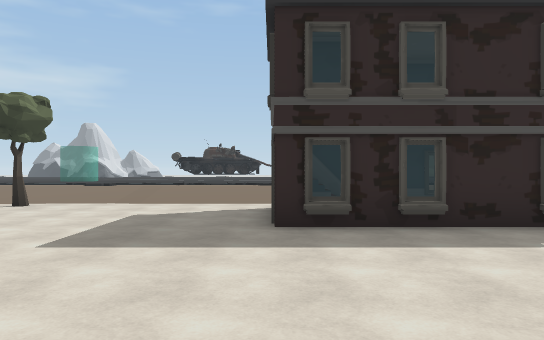
view 1 (above)

24 first-person views from a walk through a scene from a Unity 3-D project. The camera is 1.5 m above the floor, looks level and sees 70° across. The floor is counted in squares, 2 m on a side. Each view is taken from the middle of a square. On the plan, view 1 faces up. The plan holds only what a view shows up to about 12 squares ahead; the rest is blank. The place goes on beyond the plan. The player character is not drawn. Some animated figures are not drawn.

view 2
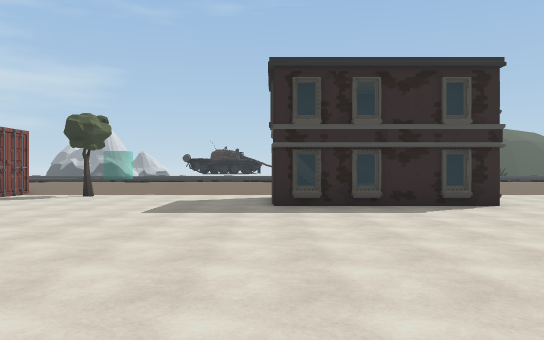

view 3
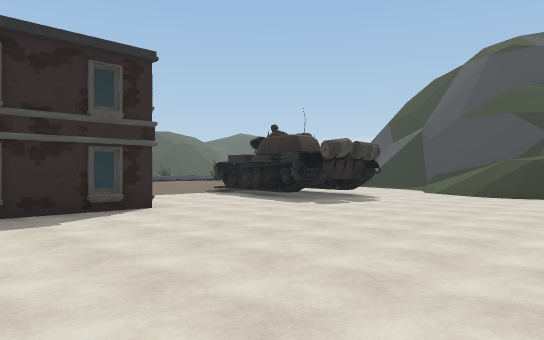

view 4
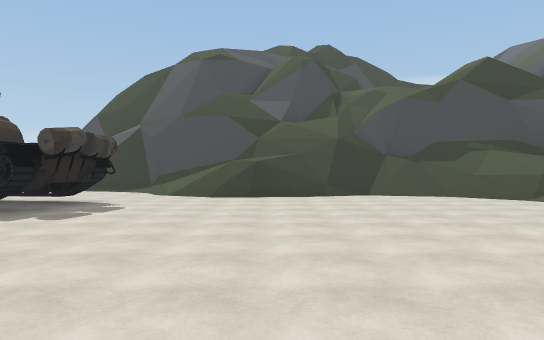

view 5
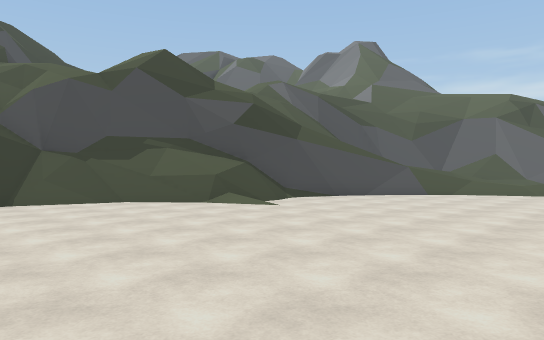

view 6
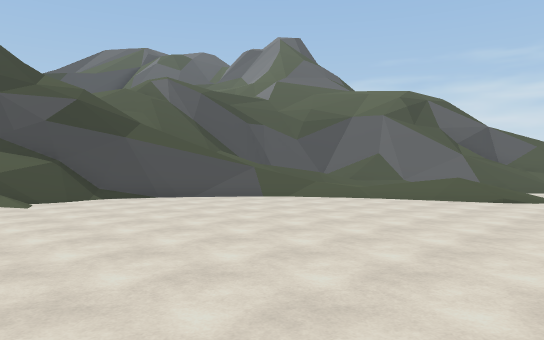

view 7
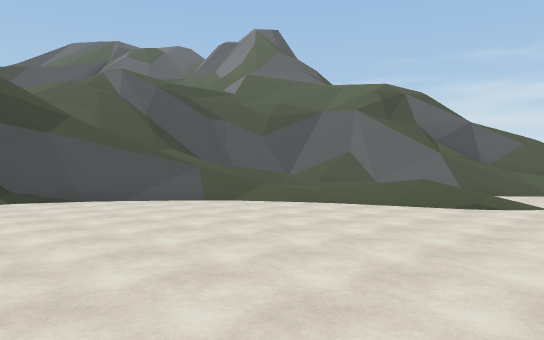

view 8
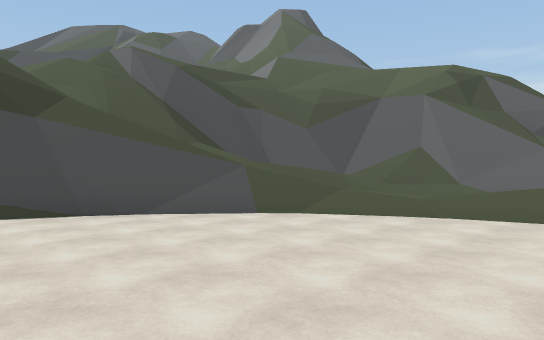

view 9
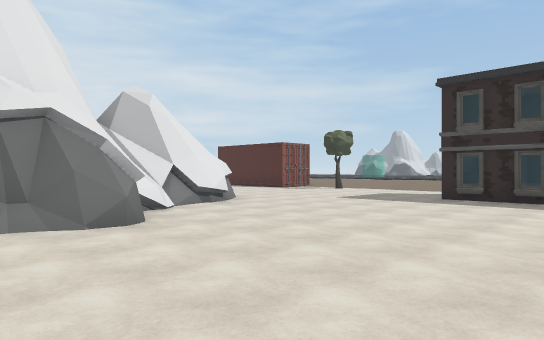

view 10
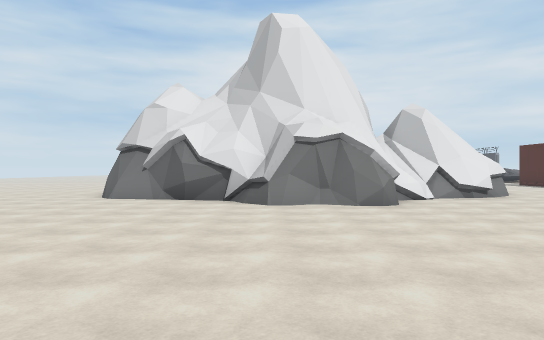

view 11
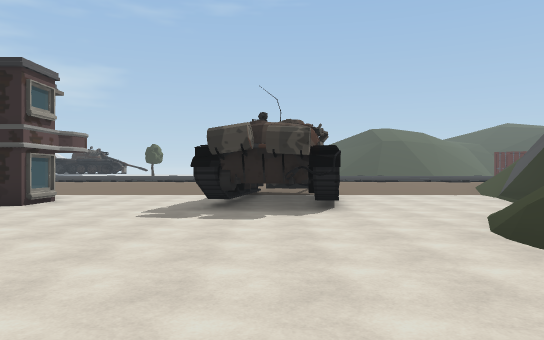

view 12
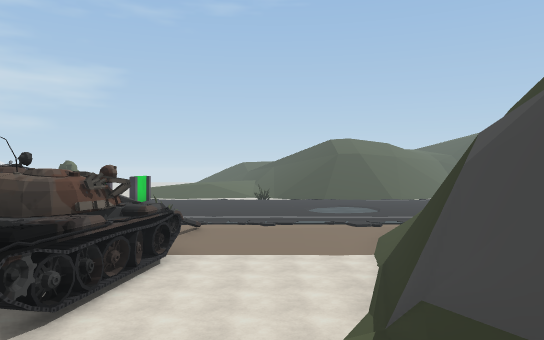

view 13
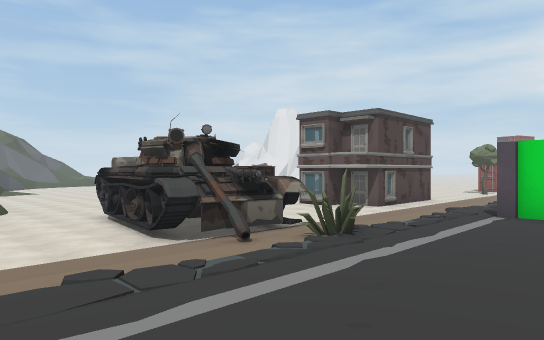

view 14
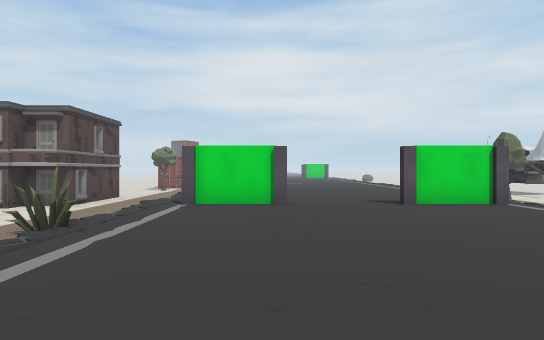

view 15
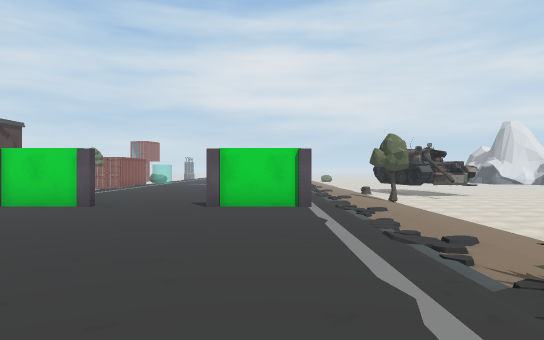

view 16
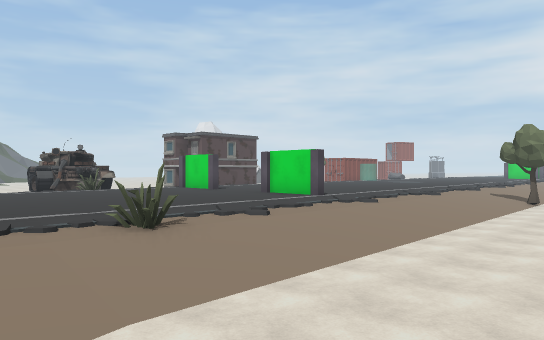

view 17
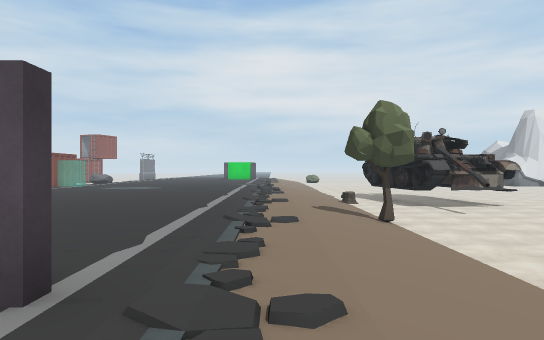

view 18
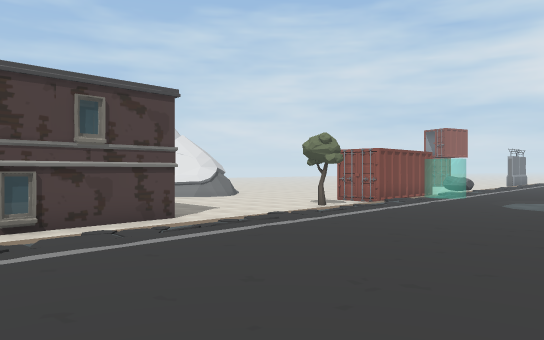

view 19
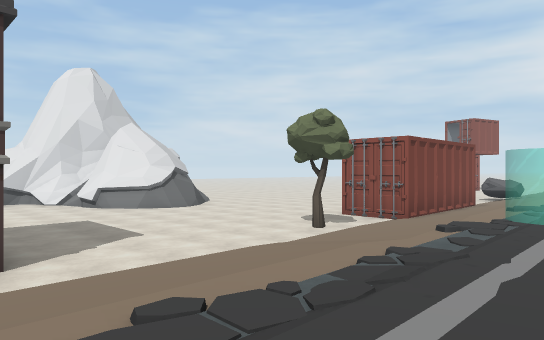

view 20
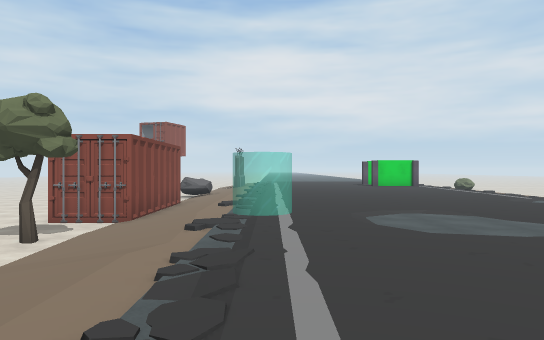

view 21
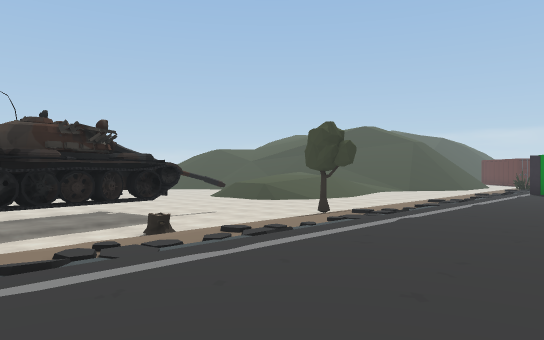

view 22
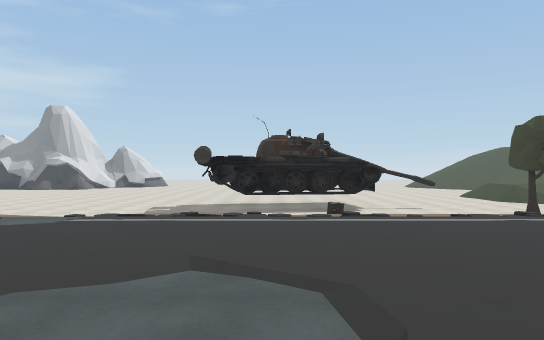

view 23
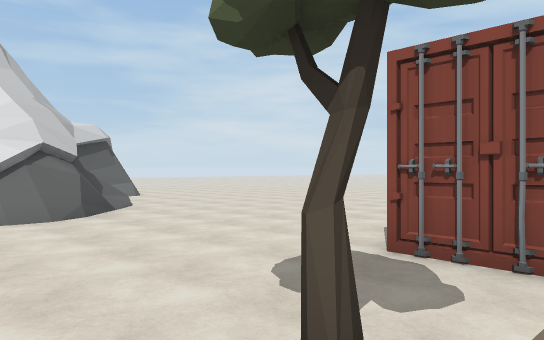

view 24
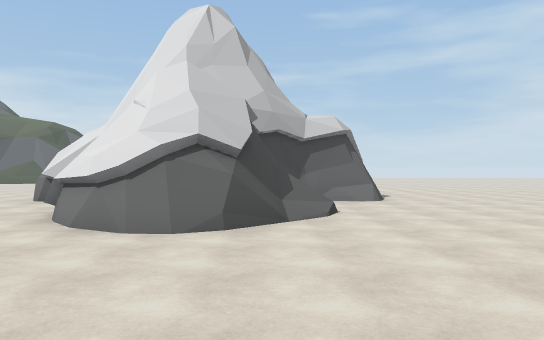

### Floor plan
Key: @ floor where view 1 was taken; # wall or solid block; x gap in a wall; . main floor; : floor 0.75 m higher than the main floor; / step, stairs or slope; = window, fence, low wall or low ledge; v drop or lower ground; T tree; H house; C container; S stump; O other object.
Columns run from 9 left of view 1 to 16 right of it. Each row starts with its distance up from view 1.
 25 ...   ###.#.....         /
 24 ....###.................
 23 ..  .....................
 22     ///S///T/////////////
 21     /////////////////////
 20 ///////////////////////O/
 19 :::::::::::::::::::::::::
 18 :::::::::::::::::#::::::::
 17 :::::::::::::::::#:::::::
 16 ::::::::::::::::::::::::
 15 ::::::::::::::::::::::::
 14 :::::::::::::::::#::::::::
 13 :::::::::::::::  #::::::
 12 ::: ::::::::::::::::::::::
 11 ////////////////////O/////
 10 /////////////////////#////
  9 CC///////// ///////##/////
  8  C..T..............##/.../
  7  C.......HH  H....###....#
  6 .........HH  H....###....#
  5 .........HHHHH....###.../#
  4 ...................##..//#
  3 .......................//#
  2 ../##.................///=
  1 ./####................=/=
  0 ./####...@............v/
 -1 ./####/...............//
 -2 . ## ###............../#
 -3 ###    #...............#=x
 -4        #..............//#/
 -5       ##..............=#v/
 -6       #............../##//
 -7       #............/==##/
 -8      ##............./##
 -9      #............../#/
-10      ...............#v/
-11     .....  ........=#////=
-12     ...    ........#//////
-13            .......//////=#
-14            ....////////#v
-15            ./=/// //  #v
-16             /    /// ##
-17             .    ///#
-18             ..  ./##v
-19             ...####/
-20             /=##=v/
-21             // ##/

Where each view was taken, in squares from view 1:
view 1: 0 up, 0 right, facing up
view 2: 3 down, 0 right, facing up
view 3: 2 down, 1 right, facing up-right
view 4: 0 up, 2 right, facing right
view 5: 1 down, 4 right, facing down-right
view 6: 5 down, 1 right, facing down-right
view 7: 7 down, 1 right, facing down-right
view 8: 8 down, 4 right, facing down-right
view 9: 5 down, 4 right, facing up-left
view 10: 5 down, 7 right, facing left
view 11: 3 down, 10 right, facing up
view 12: 0 up, 14 right, facing up
view 13: 14 up, 15 right, facing down-left
view 14: 14 up, 16 right, facing left
view 15: 18 up, 16 right, facing left
view 16: 25 up, 16 right, facing down-left
view 17: 20 up, 10 right, facing left
view 18: 16 up, 5 right, facing down-left
view 19: 13 up, 1 right, facing down-left
view 20: 12 up, 1 right, facing left
view 21: 16 up, 6 left, facing up-right
view 22: 13 up, 4 left, facing up
view 23: 9 up, 4 left, facing down-left
view 24: 7 up, 7 left, facing down
